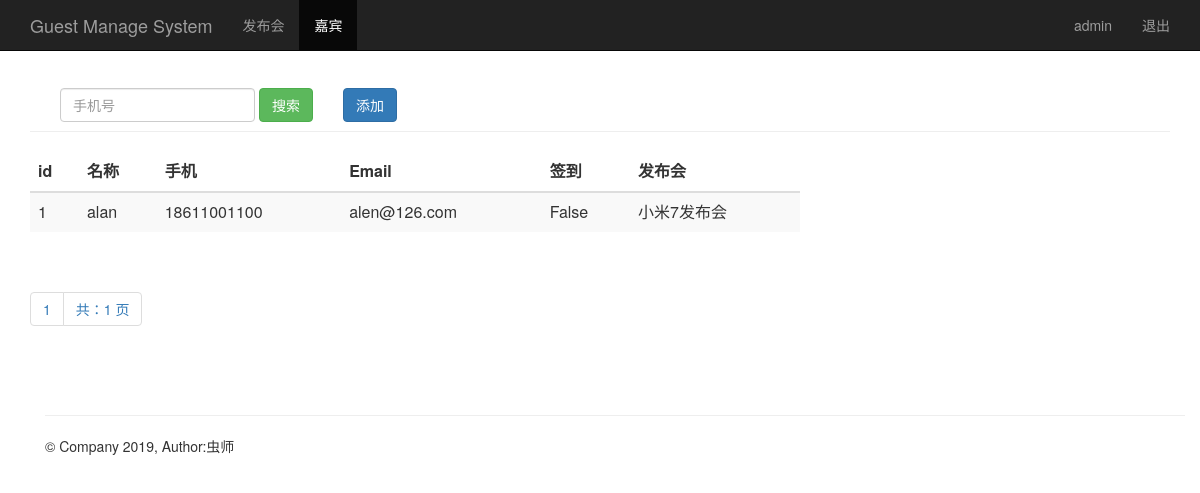
Page /guest_manage/ (signed in) on the earlier database version.
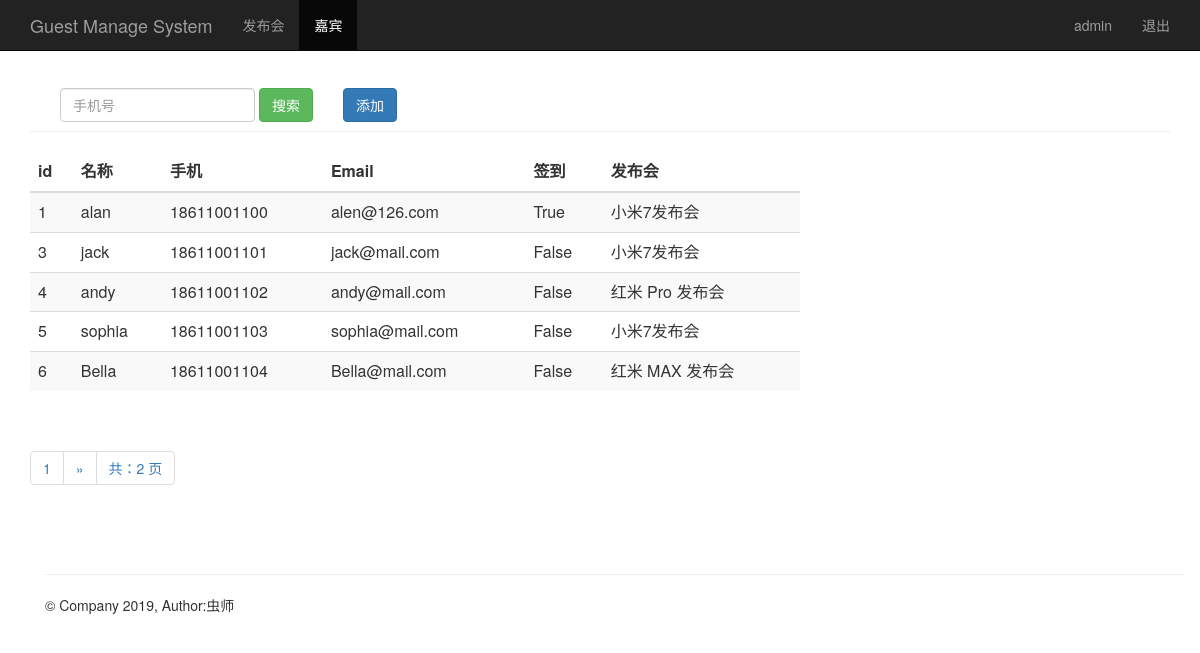
Same page on the later database version.
### sign/models/guest.py (models this page shows, shortened)
class Guest(models.Model):
    event = models.ForeignKey(Event, on_delete=models.CASCADE)  # 关联发布会id
    realname = models.CharField(max_length=64)  # 姓名
    phone = models.CharField(max_length=16)     # 手机号
    email = models.EmailField()                 # 邮箱
    sign = models.BooleanField()                # 签到状态
    create_time = models.DateTimeField(auto_now=True)  # 创建时间（自动获取当前时间）
    class Meta:
        unique_together = ('phone', 'event')
        ordering = ['-id']

### sign/models/event.py (models this page shows)
class Event(models.Model):
    name = models.CharField(max_length=100)            # 发布会标题
    limit = models.IntegerField()                      # 限制人数
    status = models.BooleanField()                     # 状态
    address = models.CharField(max_length=200)         # 地址
    start_time = models.DateTimeField('events time')   # 发布会时间
    create_time = models.DateTimeField(auto_now=True)  # 创建时间（自动获取当前时间）
    def __str__(self):
        return self.name

### sign/views/views.py (the view)
# urls.py: path('guest_manage/', views.guest_manage),
@login_required
def guest_manage(request):
    username = request.session.get('user', '')
    guests = Guest.objects.get_queryset().order_by('id')
    paginator = Paginator(guests, 5)
    page = request.GET.get('page')
    try:
        contacts = paginator.page(page)
    except PageNotAnInteger:
        contacts = paginator.page(1)
    except EmptyPage:
        contacts = paginator.page(paginator.num_pages)
    return render(request, "guest_manage.html", {"user": username, "guests": contacts})

### sign/templates/guest_manage.html (shortened to what this page needs)
{% extends "base.html" %}
{% block content %}
      <nav class="navbar navbar-inverse navbar-fixed-top">
        <div class="container">
          <div class="navbar-header">
            <a class="navbar-brand" href="/guest_manage/">Guest Manage System</a>
          </div>
          <div id="navbar" class="collapse navbar-collapse">
            <ul class="nav navbar-nav">
              <li><a href="/event_manage/">发布会</a></li>
              <li class="active"><a href="#about">嘉宾</a></li>
            </ul>
            <ul class="nav navbar-nav navbar-right">
             <li><a href="#">{{user}}</a></li>
             <li><a href="/logout/">退出</a></li>
           </ul>
          </div>
        </div>
      </nav>
      <div class="container theme-showcase" role="main">
        <div class="page-header" style="margin-top: 80px;">
          <div id="navbar" class="navbar-collapse collapse" style="float:left;">
            <form class="navbar-form" method="get" action="/search_phone/">
              <div class="form-group">
                <input name="phone" type="text" placeholder="手机号" class="form-control">
              </div>
              <button type="submit" class="btn btn-success">搜索</button>
            </form>
          </div>
          <div "float:right;">
            <button type="submit" class="btn btn-primary" onclick="window.location.href='/add_guest/'" style="margin-top: 8px;">添加</button>
          </div>
        </div>
        <div class="row">
          <div class="col-md-6" style="width: 800px;">
            <table class="table table-striped">
              <thead>
                <tr>
                  <th>id</th>
                  <th>名称</th>
                  <th>手机</th>
                  <th>Email</th>
                  <th>签到</th>
                  <th>发布会</th>
                </tr>
              </thead>
              <tbody>
                {% for guest in guests %}
                  <tr>
                    <td>{{ guest.id }}</td>
                    <td>{{ guest.realname }}</td>
                    <td>{{ guest.phone }}</td>
                    <td>{{ guest.email }}</td>
                    <td>{{ guest.sign }}</td>
                    <td>{{ guest.event }}</td>
                  </tr>
               {% endfor %}
              </tbody>
            </table>
          </div>
        </div>
      <div class="pagination">
        <span class="step-links">
          <ul class="pagination">
             <li><a href="#">{{ guests.number }}</a></li>
            {% if guests.has_next %}
              {% if phone %}
                <li><a href="?phone={{ phone }}&page={{ guests.next_page_number }}">&raquo;</a></li>
              {% else %}
               <li><a href="?page={{ guests.next_page_number }}">&raquo;</a></li>
              {% endif %}
            {% endif %}
            <li><a href="#">共：{{ guests.paginator.num_pages }} 页</a></li>
          </ul>
        </span>
      </div>
{% endblock %}

Differences in the rows shown:
changed Guest "alan": sign "False" → "True"
added Guest: id "3", realname "jack", phone "18611001101", email "jack@mail.com", sign "False", event "小米7发布会"
added Guest: id "4", realname "andy", phone "18611001102", email "andy@mail.com", sign "False", event "红米 Pro 发布会"
added Guest: id "5", realname "sophia", phone "18611001103", email "sophia@mail.com", sign "False", event "小米7发布会"
added Guest: id "6", realname "Bella", phone "18611001104", email "Bella@mail.com", sign "False", event "红米 MAX 发布会"
Other differences:
{{ guests.paginator.num_pages }}: "1" → "2"
